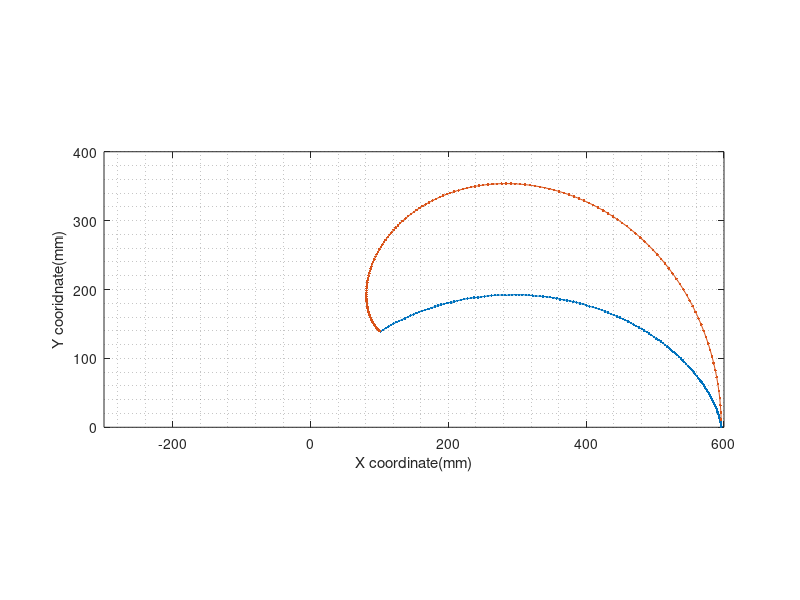
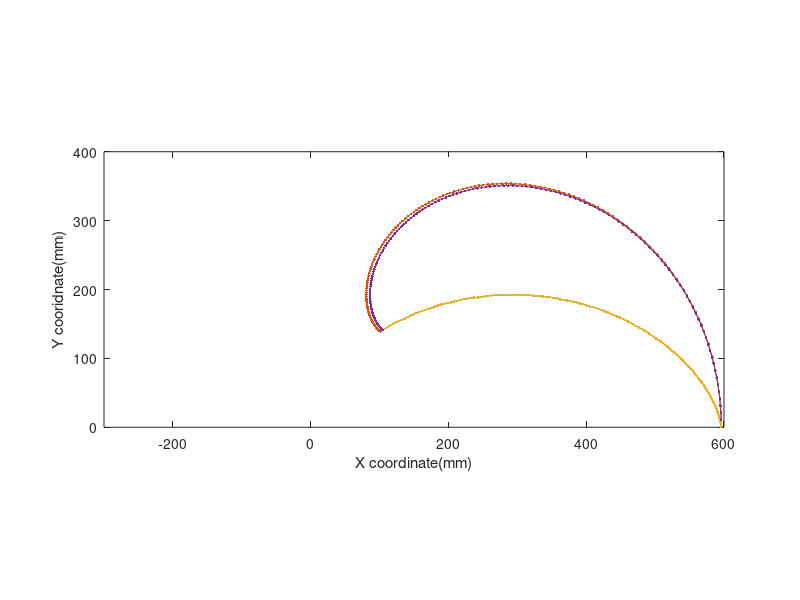
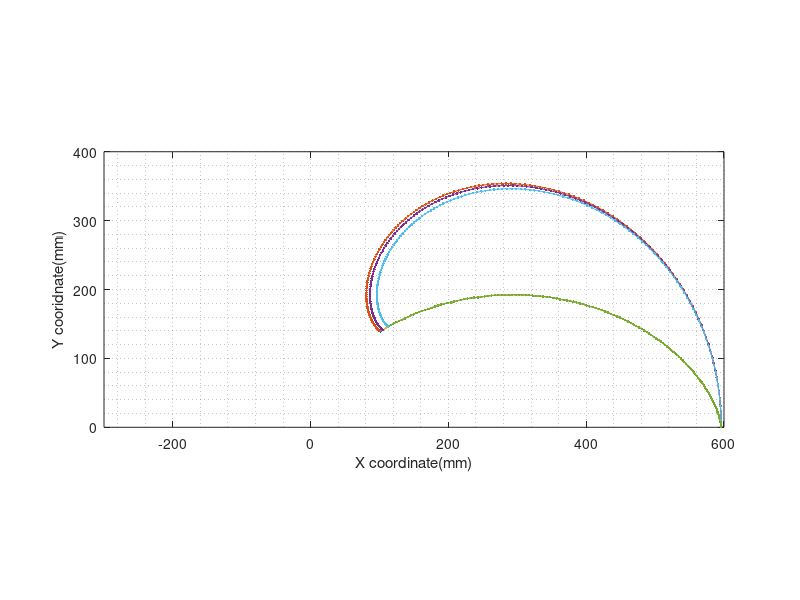
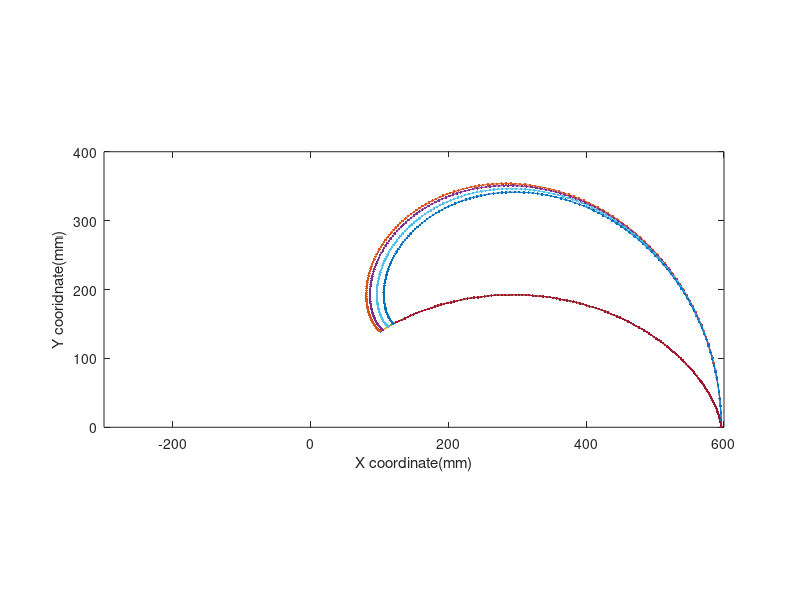

These figures' MATLAB source, in order: (Note: a time limit stopped this script after it produced the figures.)
clear;
clc;
clear figure;

%%%%%%%%%%%%%%%%%%%%%set the figure parameters, not important to the kinematic simulation
% width = 3.15*2;
% height = 2*2;
% alw = 0.75;
% fsz = 11;
% lw = 1;
% msz = 6;
% 
% % The properties we've been using in the figures
% set(0,'defaultLineLineWidth',lw);   % set the default line width to lw
% set(0,'defaultLineMarkerSize',msz); % set the default line marker size to msz
% set(gca,'FontSize',fsz);
% 
% % Set the default Size for display
% defpos = get(0,'defaultFigurePosition');
% set(0,'defaultFigurePosition', [defpos(1) defpos(2)-1000 width*100, height*100]);
% 
% % Set the defaults for saving/printing to a file
% set(0,'defaultFigureInvertHardcopy','on'); % This is the default anyway
% set(0,'defaultFigurePaperUnits','inches'); % This is the default anyway
% defsize = get(gcf, 'PaperSize');
% left = (defsize(1)- width)/2;
% bottom = (defsize(2)- height)/2;
% defsize = [left, bottom, width, height];
% set(0, 'defaultFigurePaperPosition', defsize);
% set(gca,'ColorOrder',[0 0 1;1 0 0;0 0 0;0 0 1;1 0 0;0 0 0])

%%
%%%%%%%%%%%%%%%%%%%%%%%%%%%%%%%%%%%%%%%%Specifications of the SGR robot%%%%%%%%%%%%%%%%%%%%%%%%%%%%%%%%%%%%%%%%%%%%%%%%%%%
%n = 29; % number of sections of the Soft Growing Robot
lg = 8; % horizontal gap between sheaths
ls = 12; % length of sheath segment
h = 4; % vertical gap between sheaths
lh = sqrt(lg^2+h^2); % calculate the hypotenuse of the iron line between sheaths
interval=1;
%%
    %%%%%%%%%%%%%%%%%%%%%%%%%%%%%%%%Coordinate transformation for stage 1%%%%%%%%%%%%%%%%%%%%%%%%%%%%%%%%%%%%%%%%%%%%%
  for n=30:-1:1
      if n>21
          b=180;
      elseif n==20
          b=170;   
      elseif n==19
          b=160;
      elseif n==18
          b=160;
      elseif n==17
          b=150;   
      elseif n==16
          b=140;
      elseif n==15
          b=130;
      elseif n==14
          b=120;   
      elseif n==13
          b=110;   
      elseif n==12
          b=100;
      elseif n==11
          b=90;
      elseif n==10
          b=80;
      elseif n==9
          b=80;
      elseif n==8
          b=70;   
      elseif n==7
          b=60;
      elseif n==6
          b=50;
      elseif n==5
          b=40;   
      elseif n==4
          b=30;
      elseif n==3
          b=20;
      elseif n==2
          b=10;
          
      end
                     
      
        for a=b:-2:2      
            motion1 = 1:a; % input displacment of the tendon
            steps1 = size(motion1,2); 
            num_bends1 = floor(motion1./lh);%the number of sections that will be fully bended (maximum bending angle) give the intput motion.

            r1 = 38.5; % consider each section bend with this radius at stage 1

            theta = zeros(n,steps1); % build a matrix for angle of each sections for all differnt input motions at stage 1
            for i = 1:steps1 % calculate the bending angles of the bended joints given the input motion
                theta1(n-num_bends1(i),i) = (motion1(i) - num_bends1(i)*lh)/r1; % the angle of the joint which is not fully bended
                if num_bends1(i) >= 1 % at least one joint is fully bended.
                    theta1(n:(-1):(n-num_bends1(i)+1),i) = lg/r1; %assgin the full bending angle lg/r to all those joints
                end
            end


            %%%%%%%%%%%section geometry%%%%%%%%%%%%%
            q1 = zeros(n,2*steps1); % set a matrix to contain oringinal coordinates of nodes with actuation 
            % q_orig=[[(ls+0.5*lg):(ls+lg):((ls+0.5*lg)+(n-1)*(ls+lg)) (2*ls+lg)+(n-1)*(ls+lg)]' zeros(n+1,1)];%origincal coordinates of nodes; (2*ls+lg)+(n-1)*(ls+lg) is the tip.
            q1_orig = [[0:(ls+lg):((n-1)*(ls+lg)) (ls+0.5*lg)+(n-1)*(ls+lg)]' zeros(n+1,1)]; % origincal coordinates of nodes; (2*ls+lg)+(n-1)*(ls+lg) is the tip.
            q1(1,1:2:end) = q1_orig(1,1); % coordinates of node 1 are fixed.
            q1(1,2:2:end) = q1_orig(1,2);


            %%%%%%%%%%%%%%%%%%%%%%%%%%%%%%%%Coordinate transformation%%%%%%%%%%%%%%%%%%%%%%%%%%%%%%%%%%%%%%%%%%%%%
            for j=1:steps1 % determine motions given
                T_cumulative1 = eye(3);
                for i=1:n % determine section number
                    if i==1 % i==1 represent element 1
                        T1 = [cos(theta1(i,j))  -sin(theta1(i,j))   0;
                              sin(theta1(i,j))   cos(theta1(i,j))   0;
                              0                  0                  1]; % transfromation matrix for 2d rotational matrix
                          T_cumulative1 = T_cumulative1*T1;
                          homogenous_corr1 = T_cumulative1*[(q1_orig(i+1,:)-q1_orig(i,:))';1];
                          q1(i+1,2*j-1) = homogenous_corr1(1);
                          q1(i+1,2*j) = homogenous_corr1(2);
                    else
                        T1 = [cos(theta1(i,j))  -sin(theta1(i,j))   q1_orig(i,1)-q1_orig(i-1,1); % q_orig(i,1)-q_orig(i-1,1)represent x coordinate of node i-1 in frame i-1.
                              sin(theta1(i,j))   cos(theta1(i,j))   q1_orig(i,2)-q1_orig(i-1,2);
                              0                  0                  1];
                          T_cumulative1 = T_cumulative1*T1;
                          homogenous_corr1 = T_cumulative1*[(q1_orig(i+1,:)-q1_orig(i,:))';1]; % q_orig(i+1,:)-q_orig(i,:) represents coordinates of node i in frame i
                          q1(i+1,2*j-1) = homogenous_corr1(1);% q(i+1,:) represents coordinates of node i in the gloable frame;
                          q1(i+1,2*j) = homogenous_corr1(2);
                    end
                end
            end


        %% 
        %%%%%%%%%%%%%%%%%%%%%%%%%%%%%%%%Coordinate transformation for stage 2%%%%%%%%%%%%%%%%%%%%%%%%%%%%%%%%%%%%%%%%%%%%%
        motion2 = 1:a-1; % input displacment of the tendon
        steps2 = size(motion2,2); 
        num_bends2 = floor(motion2./lh);

        r2 = -38.5; % set stage 2 bending angle in radius

        for i=1:steps2 %calculate the bending angles of the bended joints
           theta2(n-num_bends2(i),i)=(motion2(i)-num_bends2(i)*lh)/r2;%the angle of the joint which is not fully bended
           if num_bends2(i)>=1 %at least one joint is fully bended.
               theta2(n:(-1):(n-num_bends2(i)+1),i)=lg/r2; %assgin the full bending angle lg/r to all those joints
           end
        end
        interval=1;


        %%%%%%%%%%%section geometry%%%%%%%%%%%%
        finalcol_tip_stage1 = steps1*2-1;
        finalcol2_tip_stage1 = steps1*2;
        q2_orig = q1(:,finalcol_tip_stage1:finalcol2_tip_stage1); % coordinates of tip node at stage 2

        q2 = zeros(n,2*steps2); % set a matrix
        q2(1,1:2:end)=q2_orig(1,1); % set x coordinates for the initial position at stage 2
        q2(1,2:2:end)=q2_orig(1,2); % set y coordinates for the initial position at stage 2


        %%%%%%%%%%%%%%%%%%%%%%%%%%%%%%%%Coordinate transformation%%%%%%%%%%%%%%%%%%%%%%%%%%%%%%%%%%%%%%%%%%%%%
        for j=1:steps2 % determine motions given
            T_cumulative2=eye(3);    
            for i=1:n % determine section number
                if i==1 % i==1 represent element 1
                    T2=[cos(theta2(i,j))  -sin(theta2(i,j))  0;
                        sin(theta2(i,j))   cos(theta2(i,j))  0;
                        0                 0                1]; % transfromation matrix for 2d rotational matrix
                    T_cumulative2 = T_cumulative2*T2; 
                    homogenous_corr2 = T_cumulative2*[(q2_orig(i+1,:)-q2_orig(i,:))';1];
                    q2(i+1,2*j-1) = homogenous_corr2(1);
                    q2(i+1,2*j) = homogenous_corr2(2);
                else             
                   T2=[cos(theta2(i,j)) -sin(theta2(i,j)) q2_orig(i,1)-q2_orig(i-1,1);%q_orig(i,1)-q_orig(i-1,1)represent x coordinate of node i-1 in frame i-1.
                       sin(theta2(i,j)) cos(theta2(i,j))  q2_orig(i,2)-q2_orig(i-1,2);
                         0 0 1];
                    T_cumulative2 = T_cumulative2*T2;
                    homogenous_corr2 = T_cumulative2*[(q2_orig(i+1,:)-q2_orig(i,:))';1];%q_orig(i+1,:)-q_orig(i,:) represents coordinates of node i in frame i
                    q2(i+1,2*j-1)=homogenous_corr2(1);% q(i+1,:) represents coordinates of node i in the gloable frame;
                    q2(i+1,2*j)=homogenous_corr2(2);
                end
            end
        end

        %% 

    %     figure (1)
    %     plot(q1(:,1:(2*interval):end),q1(:,2:(2*interval):end),'.-');%interval is used to adjust the motion finess to plot the robot's shape
    %     hold on;
    %     xlabel('X coordinate(mm)');
    %     ylabel('Y cooridnate(mm)');
    %     axis([0 ((ls+0.5*lg)+(n-1)*(ls+lg))+0.5*(ls+lg) 0 50]);
    %     axis([-100 600 0 400])
    %     daspect([1 1 1])
    %     grid minor
    %     print('SGR_6stages_trajectories with decreasing sections','-dtiff','-r300')
    %     
    %     


        %%


    %     %%
        figure (2)
        plot(q1(n+1,1:(2*interval):end),q1(n+1,2:(2*interval):end),'.-');%interval is used to adjust the motion finess to plot the robot's shape
        hold on
        plot(q2(n+1,1:(2*interval):end),q2(n+1,2:(2*interval):end),'.-');
        xlabel('X coordinate(mm)');
        ylabel('Y cooridnate(mm)');
        % axis([0 ((ls+0.5*lg)+(n-1)*(ls+lg))+0.5*(ls+lg) 0 50]);
        axis([-300 600 0 400])
        daspect([1 1 1])
        grid minor
        print('SGR_6stages_workspace with decreasing sections','-dtiff','-r300')
    %     
    %     
        % %%
        % % %%%%%%%%% plot of SGR bending %%%%%%%%%%%%%%
    %     figure (3)
    %     myVideo = VideoWriter('SGR_Bending_Demonstration_6stages with decreasing sections'); %open video file
    %     myVideo.FrameRate = 5;  %can adjust this, 5 - 10 works well for me
    %     open(myVideo)
    %     for i=1:size(q1,2)/2
    %         x1=q1(:,2*i-1);
    %         y1=q1(:,2*i); 
    %         robot1=plot(x1,y1,'.-r');
    %         w1=plot(q1(n+1,1:(2*interval):end),q1(n+1,2:(2*interval):end),'.-');
    %         hold on;
    %         axis([0 600 0 400]) % axis limitation
    %         daspect([1 1 1])
    %         xlabel('X coordinate(mm)');
    %         ylabel('Y cooridnate(mm)');
    %         pause(.01);
    %         frame = getframe(gcf); %get frame
    %         writeVideo(myVideo, frame);
    %         delete(robot1)
    %     end
    %     for i=1:size(q2,2)/2
    %         x2=q2(:,2*i-1);
    %         y2=q2(:,2*i); 
    %         robot2=plot(x2,y2,'.-r');
    %         w2=plot(q2(n+1,1:(2*interval):end),q2(n+1,2:(2*interval):end),'.-');
    %         hold on;
    %         axis([0 600 0 400]) % axis limitation
    %         daspect([1 1 1])
    %         xlabel('X coordinate(mm)');
    %         ylabel('Y cooridnate(mm)');
    %         pause(.01);
    %         frame = getframe(gcf); %get frame
    %         writeVideo(myVideo, frame);
    %         delete(robot2)
    %     end
        end
  end
 
  
%   
%  close(myVideo)
